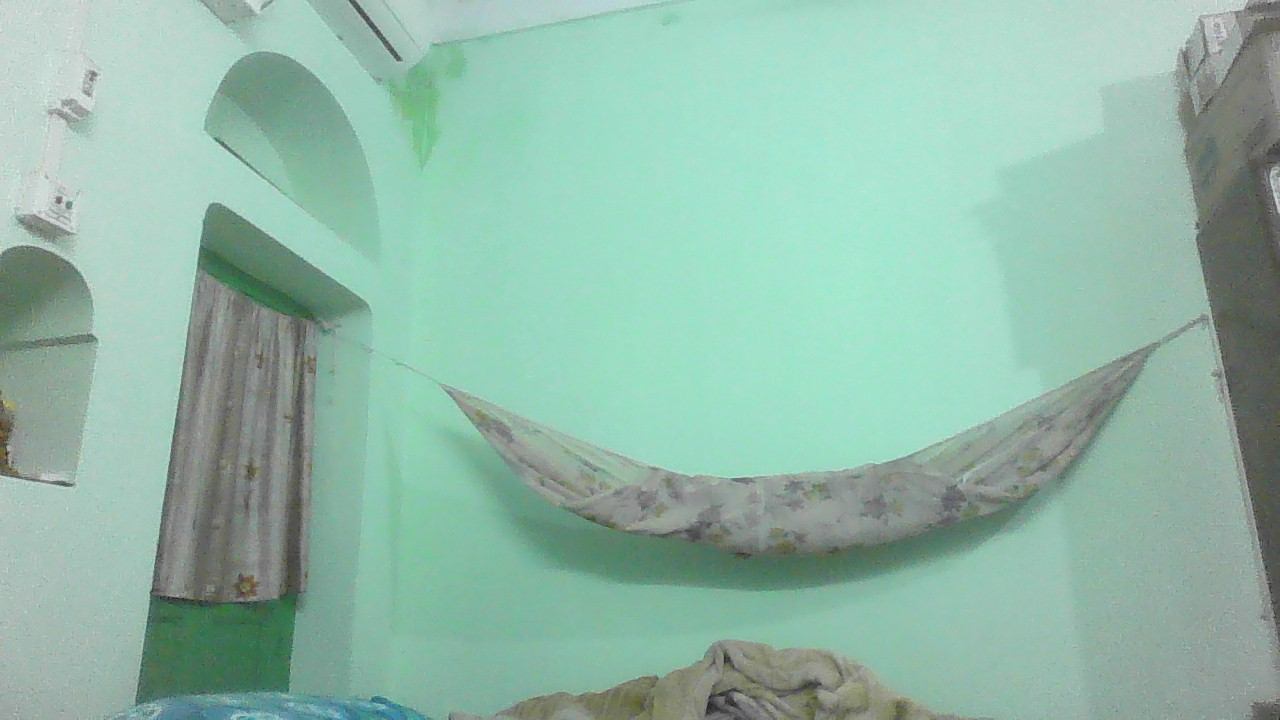
#> input picture back.jpg, 1280 x 720 px
$ jupyter execute invisible_manipulation.ipynb
#> lines starting #> are read from the running program, lines starting #| are printed output that depends on the picture; pictures that were not available may be replaced by others from this repository, and a replacement may not be noted
[cell 1]
import numpy as np
import cv2 as cv
import matplotlib.pyplot as plt

[cell 2]
back = cv.imread('back.jpg')
#> back is the input picture: shape (720, 1280, 3); mean B, G, R 168.3, 184.3, 145.5
red = cv.imread('red.jpg')

[cell 3]
cv.imshow("background",back)
cv.waitKey(0)
cv.destroyAllWindows()

[cell 4]
cv.imshow("whole_image",red)
cv.waitKey(0)
cv.destroyAllWindows()

[cell 5]
hsv = cv.cvtColor(red, cv.COLOR_BGR2HSV)
#> hsv: shape (720, 1280, 3); mean H, S, V 74.6, 52.9, 184.4

lower_red = np.array([0,120,50])
upper_red = np.array([10,255,255])
mask1 = cv.inRange(hsv,lower_red,upper_red)
#> mask1: shape (720, 1280); every value is 0

lower_red = np.array([170,120,70])
upper_red = np.array([180,255,255])
mask2 = cv.inRange(hsv,lower_red,upper_red)
mask1 = mask1+mask2

[cell 6]
r,g,b = red[:,:,2],red[:,:,1],red[:,:,0]
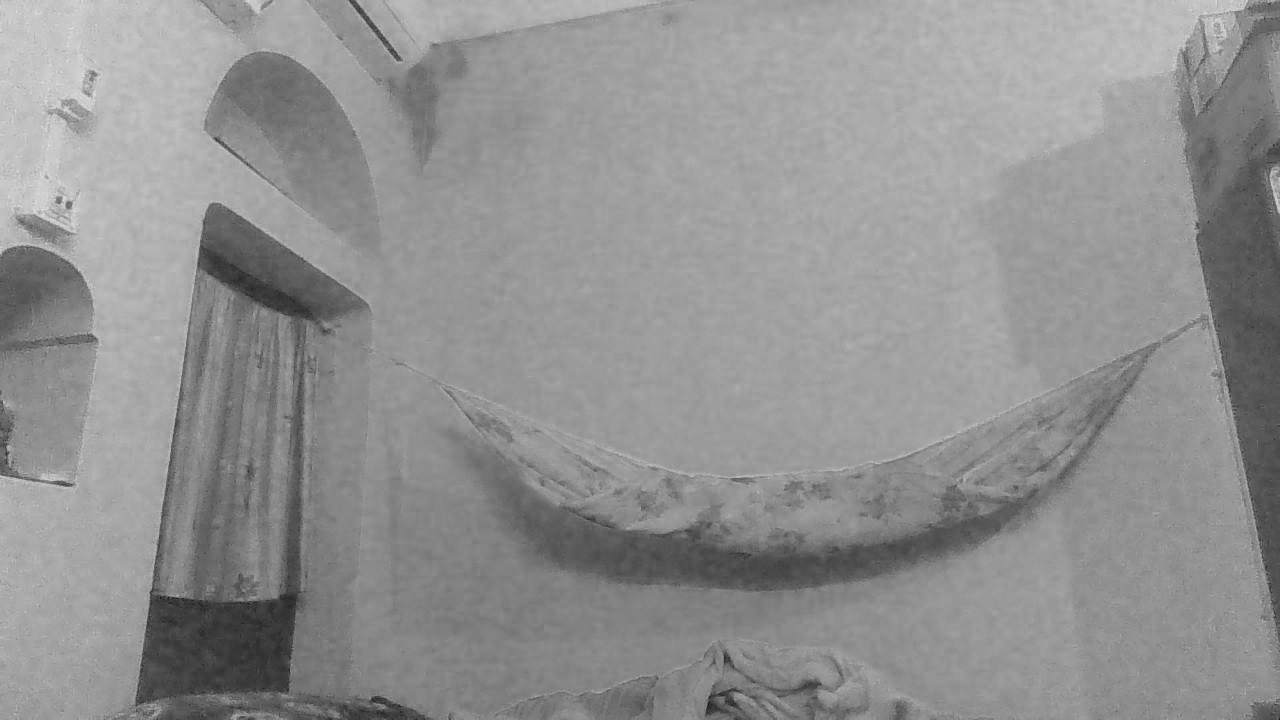
#> r: shape (720, 1280); min 13, max 228, mean 145.5
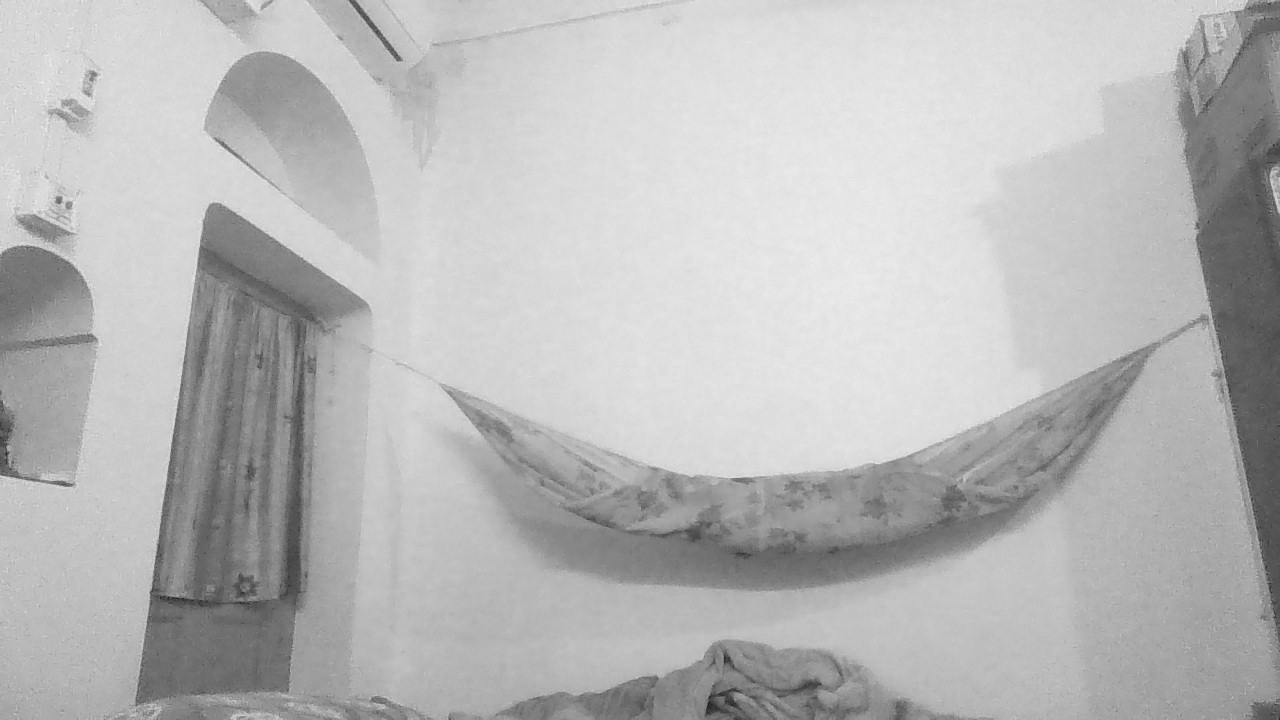
#> g: shape (720, 1280); min 25, max 241, mean 184.3
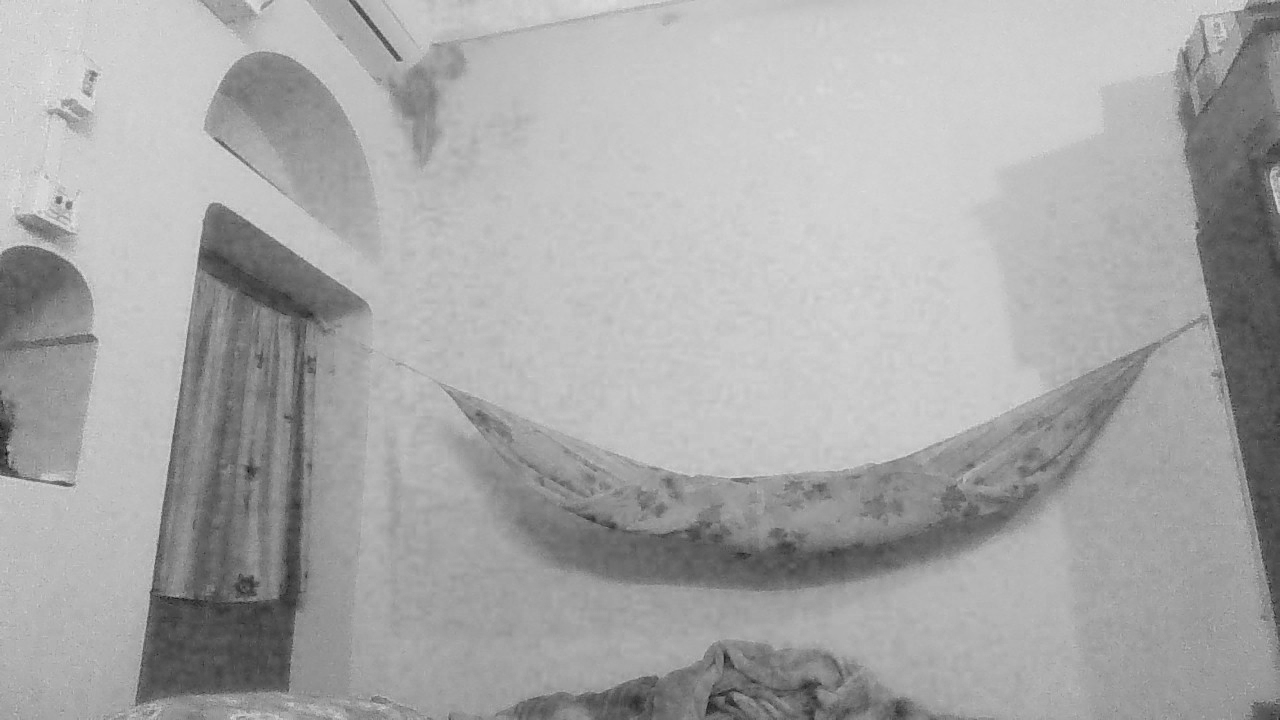
#> b: shape (720, 1280); min 14, max 235, mean 168.3
rb,gb,bb = back[:,:,2],back[:,:,1],back[:,:,0]
req = np.full((red.shape[0],red.shape[1],red.shape[2]),255).astype("uint8")
for i in range(red.shape[0]):
    for j in range(red.shape[1]):
        if not((r[i][j]>20) and (r[i][j]<80) and(g[i][j]>=50) and(g[i][j]<120) and(b[i][j]>=90) and(b[i][j]<170)) :
            req[i][j][2]=r[i][j]
            req[i][j][1]=g[i][j]
            req[i][j][0]=b[i][j]
        else:
            req[i][j][2]=rb[i][j]
            req[i][j][1]=gb[i][j]
            req[i][j][0]=bb[i][j]

[cell 7]
cv.imshow("self",req)
cv.waitKey(0)
cv.destroyAllWindows()

[cell 8]
cv.imshow("mask1",mask1)
cv.waitKey(0)
cv.destroyAllWindows()

[cell 9]
mask1 = cv.morphologyEx(mask1,cv.MORPH_OPEN,np.ones((3,3),np.uint8))

[cell 10]
cv.imshow("mask1",mask1)
cv.waitKey(0)
cv.destroyAllWindows()

[cell 11]
mask1 = cv.morphologyEx(mask1,cv.MORPH_DILATE,np.ones((3,3),np.uint8))

[cell 12]
cv.imshow("mask1",mask1)
cv.waitKey(0)
cv.destroyAllWindows()

[cell 13]
mask2 = cv.bitwise_not(mask1)
#> mask2: shape (720, 1280); every value is 255

[cell 14]
cv.imshow("mask2",mask2)
cv.waitKey(0)
cv.destroyAllWindows()

[cell 15]
res1 = cv.bitwise_and(red,red,mask=mask2)

[cell 16]
cv.imshow("res1",res1)
cv.waitKey(0)
cv.destroyAllWindows()

[cell 17]
res2 = cv.bitwise_and(back,back,mask=mask1)
#> res2: shape (720, 1280, 3); every value is 0
